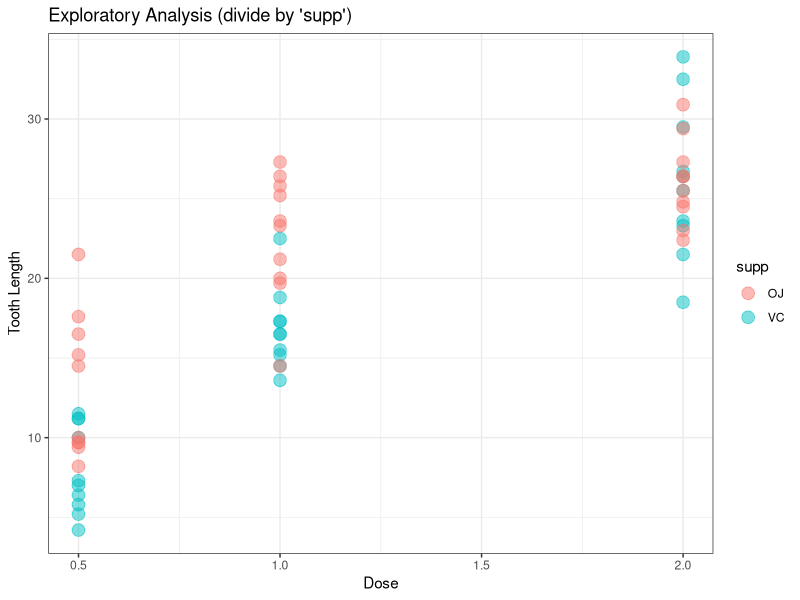
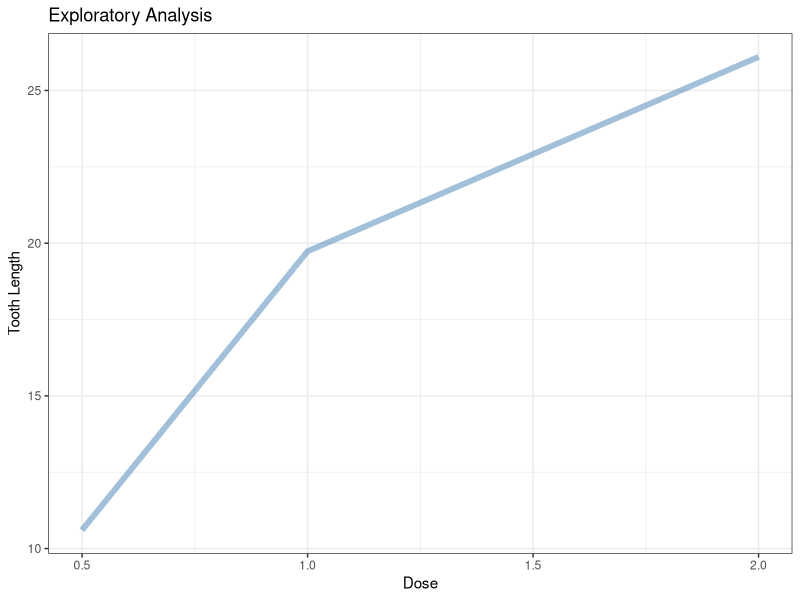

The R source for these figures, in order:
## ---- chunk 1

# Loading libraries
library(dplyr)
library(tidyr)
library(ggplot2)

## ---- chunk 2
# Load the data and convert to DPLYR data.frame
attach(ToothGrowth)
data <- tbl_df(ToothGrowth)

# Plot the length changes by the dose and type of supplement
ggplot(data, aes(dose, len)) +
  geom_point(aes(color = supp), size=4, alpha=1/2) +
  xlab("Dose") +
  ylab("Tooth Length") +
  labs(title="Exploratory Analysis (divide by 'supp')") +
  theme_bw()

## ---- chunk 3
# Summarise the data by dose and average changes of teeth
data_bydose <- data %>%
  group_by(dose) %>%
  summarise(AVG = mean(len))

## ---- chunk 4
# Plot the length changes by the dose only
ggplot(data_bydose, aes(dose, AVG)) +
  geom_line(color="steelblue", size=2, alpha=1/2) +
  xlab("Dose") +
  ylab("Tooth Length") +
  labs(title="Exploratory Analysis") +
  theme_bw()

## ---- chunk 5
# Basic summary of the data
summary(data)

## ---- chunk 6
# Testing dose
t.test(data$len, data$dose, paired=FALSE, var.equal=FALSE)

# Testing supp
t.test(data$len ~ data$supp)
